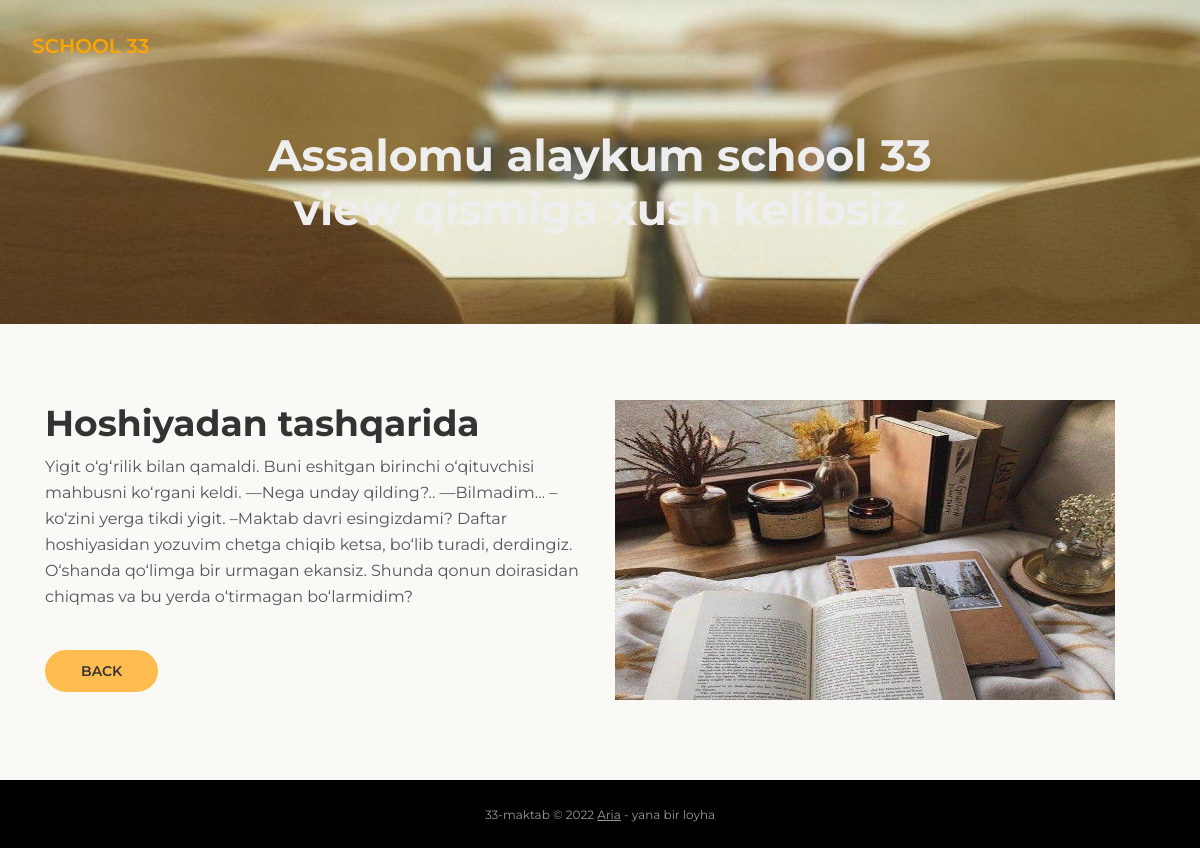
The page /php/vie.php?qid2=1 on the database its author committed.
### tables this page shows
CREATE TABLE `update1` (
  `id` int NOT NULL,
  `title` varchar(100) NOT NULL,
  `content` text NOT NULL,
  `rasm` varchar(122) NOT NULL
);

### php/vie.php (the view, shortened to what this page needs)
<!DOCTYPE html>
<html lang="en">
<head>
    <link href="../css/bootstrap.css" rel="stylesheet">
    <link href="../css/fontawesome-all.css" rel="stylesheet">
    <link href="css/swiper.css" rel="stylesheet">
	<link href="../css/magnific-popup.css" rel="stylesheet">
    <link href="../css/styles.css" rel="stylesheet">
</head>
<body data-spy="scroll" data-target=".fixed-top">
    <nav class="navbar navbar-expand-lg navbar-dark navbar-custom fixed-top">
        <span class="navbar-brand logo-image logo" href="index.html">SCHOOL 33</span>
    </nav>
<?
  if(isset($_GET['qid']))
  {
      include "hosting.php";
      $sql = "select * from news_2 where id=".$_GET['qid'];
      $q = $con->query($sql);
      $r=$q->fetch_object();
}else if(isset($_GET['qid2']))
{
    include "hosting.php";
      $sql = "select * from update1 where id=".$_GET['qid2'];
      $q = $con->query($sql);
      $r=$q->fetch_object();
}else if(isset($_GET['qid3']))
{
    include "hosting.php";
      $sql = "select * from up2 where id=".$_GET['qid3'];
      $q = $con->query($sql);
      $r=$q->fetch_object();
}
?>
    <header id="header" class="ex-header">
        <div class="container">
            <div class="row">
                <div class="col-md-12">
                    <h1 class="white">Assalomu alaykum school 33 view qismiga xush kelibsiz</h1>
                </div>
            </div>
        </div>
    </header>
    <div class="ex-basic-2">
        <div class="container">
            <div class="row">
                <div class="col-lg-6">
                    <div class="text-container last">
                        <h2><?= $r->title?></h2>
					             <p><?= $r->content?></p>
                    </div>
                    <a class="btn-solid-reg" href="../index.php">BACK</a>
                </div>
                <div class="col-lg-6">
                    <img src="../images/<?= $r->rasm?>" alt="" width="500px" height="300px">
                </div>
            </div>
        </div>
    </div>
      <div class="copyright">
        <div class="container">
            <div class="row">
                <div class="col-lg-12">
                    <p class="p-small">33-maktab © 2022 <a href="https://abdumajidweb.netlify.app" target="aria">Aria</a> - yana bir loyha</p>
                </div>
            </div>
        </div>
    </div>
</body>
</html>

### css/styles.css (style rules this page uses)
body, html { width: 100%; height: 100%; }
body, p { color: #555; font: 400 1rem/1.625rem "Montserrat", sans-serif; }
.p-small { font: 400 0.875rem/1.5rem "Montserrat", sans-serif; }
h1 { color: #333; font: 700 2.75rem/3.375rem "Montserrat", sans-serif; }
h2 { color: #333; font: 700 2.25rem/2.875rem "Montserrat", sans-serif; }
a { color: #555; text-decoration: underline; }
.white { color: #eee; }
.btn-solid-reg { display: inline-block; padding: 1.1875rem 2.125rem 1.1875rem 2.125rem; border: 0.125rem solid #ffbd50; border-radius: 2rem; background-color: #ffbd50; color: #333; font: 600 0.875rem/0 "Montserrat", sans-serif; text-decoration: none; transition: all 0.2s; }
.navbar-custom { background-color: #fff; box-shadow: 0 0.0625rem 0.375rem 0 rgba(0, 0, 0, 0.04); font: 600 0.875rem/0.875rem "Montserrat", sans-serif; transition: all 0.2s; }
.copyright { padding-top: 1.5rem; padding-bottom: 0.375rem; background-color: #000; text-align: center; }
.copyright .p-small { color: #999; font-size: 0.75rem; line-height: 1.375rem; }
.copyright a { color: #999; }
.ex-header { padding-top: 8rem; padding-bottom: 5rem; background: linear-gradient() center center no-repeat; background-size: cover; text-align: center; }
.ex-basic-2 { padding-top: 4.75rem; padding-bottom: 4rem; background-color: #fbf9f5; }
.ex-basic-2 .text-container { margin-bottom: 3.625rem; }
.ex-basic-2 .text-container.last { margin-bottom: 0; }
.ex-basic-2 .btn-solid-reg { margin-top: 1.5rem; }
@media (min-width: 768px) { .ex-header { padding-top: 11rem; padding-bottom: 9rem; } }
@media (min-width: 992px) { .navbar-custom { padding: 2.125rem 1.5rem 2.125rem 2rem; background: transparent; box-shadow: none; } }
@media (min-width: 992px) { .ex-header h1 { width: 80%; margin-right: auto; margin-left: auto; } }
@media (min-width: 992px) { .ex-basic-2 { padding-bottom: 5rem; } }
@media (min-width: 1200px) { .ex-header h1 { width: 60%; margin-right: auto; margin-left: auto; } }

### php/vie.php (style rules this page uses)
.logo { color: orange !important; text-decoration: solid }
.ex-header { padding-top: 8rem; padding-bottom: 5rem; background: url(../images/j3.jpg) center center no-repeat; background-size: cover; background-position: 0px -450px; text-align: center; }

### rows shown on the page
update1: title "Hoshiyadan tashqarida", content "Yigit o‘g‘rilik bilan qamaldi. Buni eshitgan birinchi o‘qituvchisi mahbusni ko‘rgani keldi. —Nega unday qilding?.. —Bilmadim… –ko‘zini yerga tikdi yigit. –Maktab davri esingizdami? Daftar hoshiyasidan yozuvim chetga chiqib ketsa, bo‘lib turadi, derdingiz. O‘shanda qo‘limga bir urmagan ekansiz. Shunda qonun doirasidan chiqmas va bu yerda o‘tirmagan bo‘larmidim?", rasm (picture)
